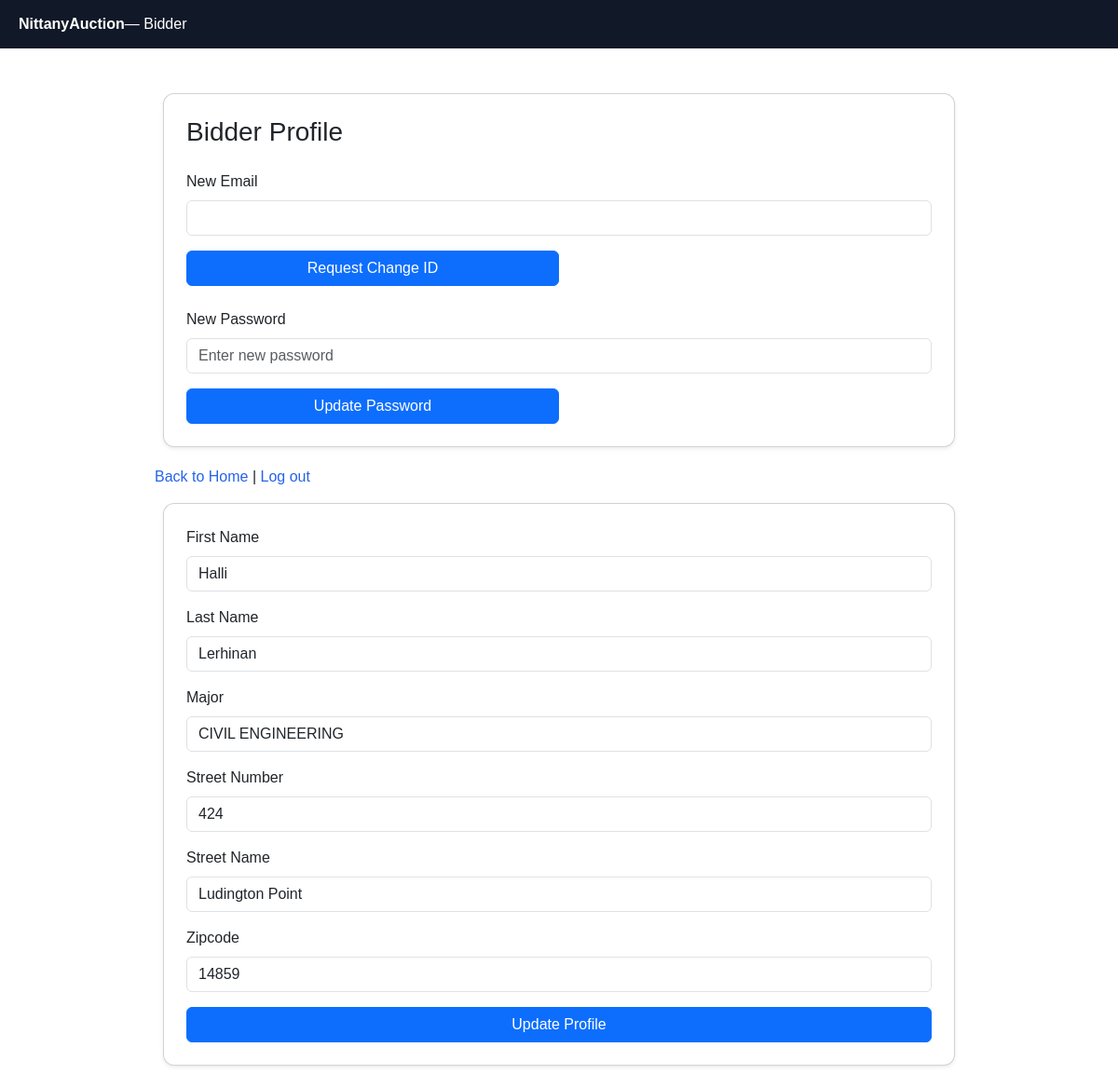
The page /bidder_profile (signed in) on the database its author committed.
### tables this page shows
CREATE TABLE "Bidders" (
	"email"	TEXT,
	"first_name"	TEXT,
	"last_name"	TEXT,
	"age"	INTEGER,
	"home_address_id"	TEXT,
	"major"	TEXT,
	PRIMARY KEY("email"),
	FOREIGN KEY("email") REFERENCES "Users"("email"),
	FOREIGN KEY("home_address_id") REFERENCES "Address"("address_id")
);

CREATE TABLE "Address" (
	"address_id"	TEXT,
	"zipcode"	INTEGER,
	"street_num"	INTEGER,
	"street_name"	TEXT,
	PRIMARY KEY("address_id")
);

### auction_app.py (the view)
@app.route('/bidder_profile')
def bidder_profile():
    email = session.get("email")
    if not email:
        return redirect(url_for("login"))
    conn = get_db_connection()
    try:
        bidder = conn.execute("""
            SELECT
                B.email,
                B.first_name,
                B.last_name,
                B.major,
                B.home_address_id,
                A.street_num,
                A.street_name,
                A.zipcode
            FROM Bidders B
            LEFT JOIN Address A
                ON B.home_address_id = A.address_id
            WHERE B.email = ?
        """, (email,)).fetchone()
        if not bidder:
            return redirect(url_for("login"))
        return render_template("bidder_profile.html", bidder=bidder)
    finally:
        conn.close()

### auction_app.py (called while the page is built)
def get_db_connection():
    conn = sql.connect(database)
    conn.row_factory = sql.Row
    return conn

### templates/bidder_profile.html (shortened to what this page needs)
<!DOCTYPE html>
<html lang="en">
<head>
    <link href="https://cdn.jsdelivr.net/npm/bootstrap@5.3.8/dist/css/bootstrap.min.css" rel="stylesheet">
</head>
<body>
  <div class="nav">
    <strong>NittanyAuction</strong> — Bidder
  </div>
  <div class="container">
    <div class="card p-4 mt-5 shadow-sm" style="max-width: 850px; margin: 80px auto 20px auto;">
        <h3 class="mb-4">Bidder Profile</h3>
            <form method="POST" action="/request_change_email">
                <div class="mb-3">
                    <label class="form-label">New Email</label>
                    <input type="email" class="form-control" name="new_email" required>
                </div>
                <button type="submit" class="btn btn-primary w-50">
                    Request Change ID
                </button>
            </form>
            <br>
            <form method="POST" action="/update_password">
                <div class="mb-3">
                    <label class="form-label">New Password</label>
                    <input type="password" class="form-control" name="password" placeholder="Enter new password" required>
                </div>
                <button type="submit" class="btn btn-primary w-50">
                    Update Password
                </button>
            </form>
    </div>
    <p style="margin-top: 14px;">
        <a href="/">Back to Home</a> |
        <a href="{{ url_for('logout') }}">Log out</a>
      </p>
    <div class="card p-4 shadow-sm" style="max-width: 850px; margin: 0 auto;">
        <form method="POST" action="/update_bidder_profile">
            <div class="mb-3">
                <label class="form-label">First Name</label>
                <input type="text" class="form-control" name="first_name" value="{{ bidder['first_name'] }}" required>
            </div>
            <div class="mb-3">
                <label class="form-label">Last Name</label>
                <input type="text" class="form-control" name="last_name" value="{{ bidder['last_name'] }}" required>
            </div>
            <div class="mb-3">
                <label class="form-label">Major</label>
                <input type="text" class="form-control" name="major" value="{{ bidder['major'] }}" required>
            </div>
            <div class="mb-3">
                <label class="form-label">Street Number</label>
                <input type="number" class="form-control" name="street_num" value="{{ bidder['street_num'] }}" required>
            </div>
            <div class="mb-3">
                <label class="form-label">Street Name</label>
                <input type="text" class="form-control" name="street_name" value="{{ bidder['street_name'] }}" required>
            </div>
            <div class="mb-3">
                <label class="form-label">Zipcode</label>
                <input type="number" class="form-control" name="zipcode" value="{{ bidder['zipcode'] }}" required>
            </div>
            <button type="submit" class="btn btn-primary w-100">
                Update Profile
            </button>
        </form>
    </div>
</div>
</body>
</html>

### templates/bidder_profile.html (style rules this page uses)
body { font-family: Arial, sans-serif; margin: 0; }
.nav { background: #111827; color: white; padding: 14px 20px; }
.container { max-width: 900px; margin: 24px auto; padding: 0 16px; }
.card { background: white; border-radius: 12px; padding: 18px; box-shadow: 0 2px 10px rgba(0,0,0,.06); }
a { color: #2563eb; text-decoration: none; }

### rows shown on the page
Bidders: first_name "Halli", last_name "Lerhinan", major "CIVIL ENGINEERING"
Address: street_num "424", street_name "Ludington Point", zipcode "14859"
